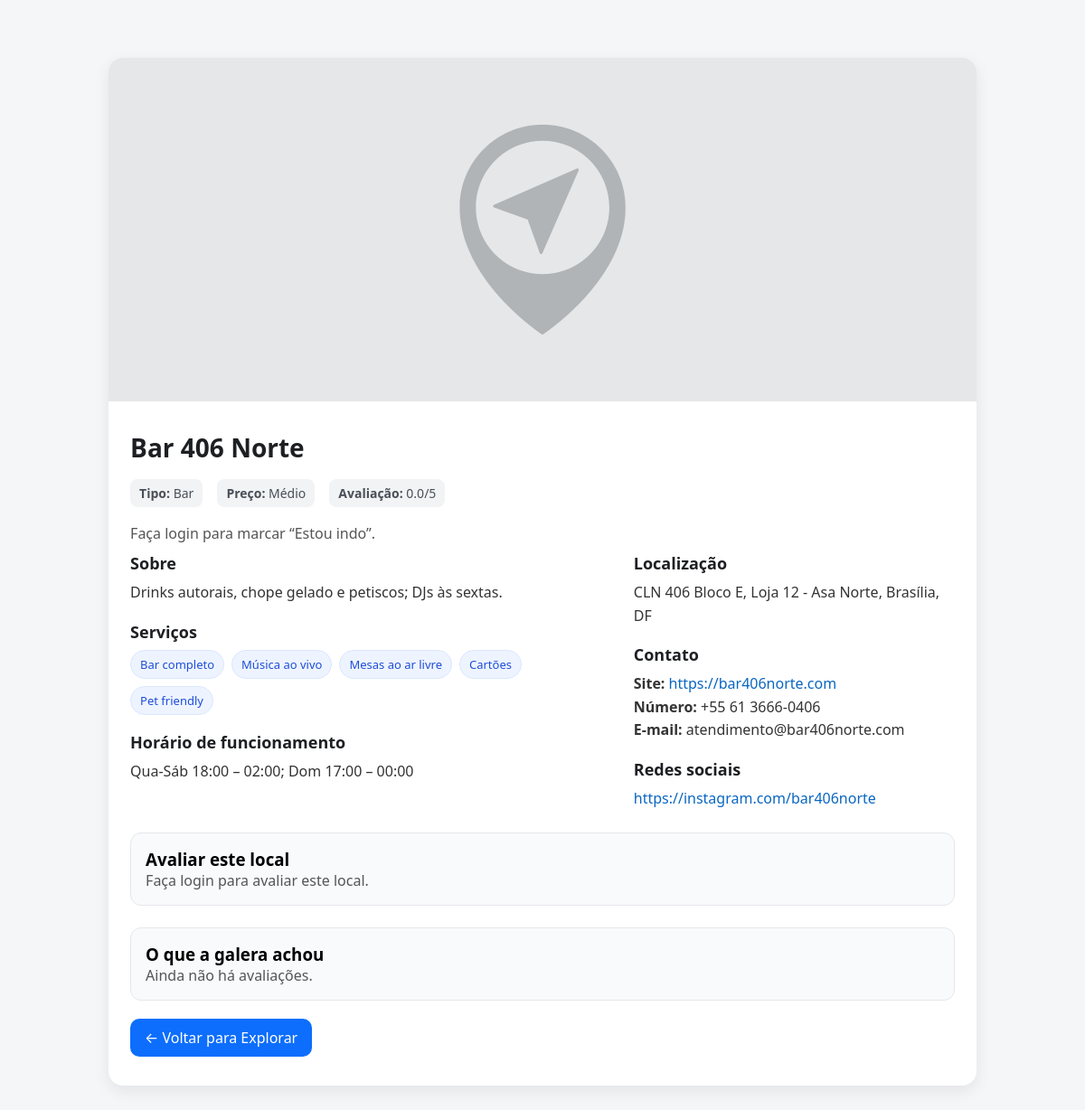
Screenshot of /locais/detalhes.php?id=18 with the database file from the repository.
### tables this page shows
CREATE TABLE `locais` (
  `id_local` INT(11) NOT NULL AUTO_INCREMENT,
  `nome`     VARCHAR(120) NOT NULL,
  `tipo`     ENUM(
               'Restaurante','Bar','Cafeteria','Lanchonete','Pizzaria','Pub','Balada',
               'Parque','Trilha','Praça','Museu','Teatro','Cinema','Show','Evento',
               'Feira','Mercado','Centro Cultural','Atração Turística','Outro'
             ) NOT NULL,
  `descricao`              TEXT DEFAULT NULL,
  `endereco`               VARCHAR(255) NOT NULL,
  `faixa_preco`            ENUM('Econômico','Médio','Alto') NOT NULL,
  `horario_funcionamento`  TEXT DEFAULT NULL,
  `site`                   VARCHAR(255) DEFAULT NULL,
  `telefone`               VARCHAR(25)  DEFAULT NULL,
  `email_contato`          VARCHAR(120) DEFAULT NULL,
  `redes_sociais`          TEXT DEFAULT NULL,
  `servicos`               TEXT DEFAULT NULL,
  `imagem_capa`            VARCHAR(255) DEFAULT NULL,
  `avaliacao_media`        FLOAT DEFAULT 0,
  `criado_em`              TIMESTAMP NOT NULL DEFAULT CURRENT_TIMESTAMP,
  `atualizado_em`          TIMESTAMP NOT NULL DEFAULT CURRENT_TIMESTAMP ON UPDATE CURRENT_TIMESTAMP,
  PRIMARY KEY (`id_local`),
  KEY `idx_locais_tipo` (`tipo`),
  KEY `idx_locais_faixa` (`faixa_preco`),
  KEY `idx_locais_nome`  (`nome`)
);

### bd/auth.php (called while the page is built, shortened)
<?php
if (!function_exists('current_user_id')) {
    function current_user_id() {
        return $_SESSION['id_usuario']
            ?? $_SESSION['user_id']
            ?? ($_SESSION['usuario']['id_usuario'] ?? null)
            ?? ($_SESSION['user']['id_usuario'] ?? null)
            ?? ($_SESSION['auth']['id_usuario'] ?? null);
    }
}

### locais/detalhes.php (the view, shortened to what this page needs)
<?php
require_once __DIR__ . '/../bd/auth.php';
$pdo = pdo();
$id_local = (int)$_GET['id'];
try {
  $stmt = $pdo->prepare("SELECT * FROM locais WHERE id_local = :id");
  $stmt->bindValue(':id', $id_local, PDO::PARAM_INT);
  $stmt->execute();
  $local = $stmt->fetch(PDO::FETCH_ASSOC);
} catch (PDOException $e) {
  echo "<h3>Erro ao carregar informações do local.</h3>";
  exit;
}
$nome        = htmlspecialchars($local['nome'] ?? '');
$tipo        = htmlspecialchars($local['tipo'] ?? '');
$descricao   = nl2br(htmlspecialchars($local['descricao'] ?? ''));
$endereco    = htmlspecialchars($local['endereco'] ?? '');
$faixa       = htmlspecialchars($local['faixa_preco'] ?? '');
$horario     = nl2br(htmlspecialchars($local['horario_funcionamento'] ?? ''));
$site        = trim($local['site'] ?? '');
$telefone    = htmlspecialchars($local['telefone'] ?? '');
$email       = htmlspecialchars($local['email_contato'] ?? '');
$redes_raw   = trim($local['redes_sociais'] ?? '');
$servicos_raw= trim($local['servicos'] ?? '');
$avaliacao   = number_format((float)($local['avaliacao_media'] ?? 0), 1);
$imagem_capa = "../img/capa-locais/" . htmlspecialchars($local['imagem_capa'] ?: 'default-profile.jpg');
function explode_list($str) {
  $parts = array_map('trim', explode(',', $str));
  return array_values(array_filter($parts, fn($v) => $v !== ''));
}
$servicos = array_map('htmlspecialchars', explode_list($servicos_raw));
$redes = explode_list($redes_raw);
$redes_links = array_map(function($link) {
  $link = trim($link);
  $label = htmlspecialchars($link);
  if (!preg_match('~^https?://~i', $link)) { $link = 'https://' . $link; }
  $href = htmlspecialchars($link);
  return "<a href=\"$href\" target=\"_blank\" rel=\"noopener noreferrer\">$label</a>";
}, $redes);
$site_link = '';
if ($site !== '') {
  $href = htmlspecialchars((preg_match('~^https?://~i', $site) ? $site : "https://$site"));
  $site_link = "<a href=\"$href\" target=\"_blank\" rel=\"noopener noreferrer\">$href</a>";
}
$id_usuario_logado = current_user_id();
$ja_indo = false;
$minha_avaliacao = null;
$st2 = $pdo->prepare("
  SELECT a.nota, a.comentario, a.criado_em, u.nome
  FROM avaliacoes a
  JOIN usuario u ON u.id_usuario = a.id_usuario
  WHERE a.id_local = ?
  ORDER BY a.criado_em DESC
");
$st2->execute([$id_local]);
$avaliacoes = $st2->fetchAll(PDO::FETCH_ASSOC);
$jaMarcou = $ja_indo;
?>
<!DOCTYPE html>
<html lang="pt-br">
<head>
  <link rel="stylesheet" href="../css/style.css">
</head>
<body>
  <div class="detalhes-wrap">
    <div class="card">
      <img class="hero" src="<?= $imagem_capa ?>" alt="Imagem de <?= $nome ?>">
      <div class="content">
        <h1><?= $nome ?></h1>
        <div class="meta">
          <span><strong>Tipo:</strong> <?= $tipo ?: '—' ?></span>
          <span><strong>Preço:</strong> <?= $faixa ?: '—' ?></span>
          <span><strong>Avaliação:</strong> <?= $avaliacao ?>/5</span>
        </div>
        <?php if ($id_usuario_logado): ?>
          <div style="display: flex; gap: 10px; align-items: center; flex-wrap: wrap;">
            <?php if (!$jaMarcou): ?>
              <a href="ir.php?id_local=<?= $id_local ?>" class="btn-ir">🚶 Estou indo</a>
            <?php else: ?>
              <div class="btn-ir-disabled">✔ Você marcou que vai</div>
              <a href="ir.php?id_local=<?= $id_local ?>&acao=cancelar"
                class="btn-ir" style="background: #dc2626;">✖ Cancelar ida</a>
            <?php endif; ?>
          </div>
        <?php else: ?>
          <p class="muted">Faça login para marcar “Estou indo”.</p>
        <?php endif; ?>
        <div class="grid">
          <div class="section">
            <h3>Sobre</h3>
            <p class="list"><?= $descricao ?: '<span class="muted">Sem descrição.</span>' ?></p>
            <h3 style="margin-top:18px;">Serviços</h3>
            <?php if ($servicos): ?>
              <div class="chips">
                <?php foreach ($servicos as $tag): ?>
                  <span class="chip"><?= $tag ?></span>
                <?php endforeach; ?>
              </div>
            <?php else: ?>
              <p class="muted">Nenhum serviço informado.</p>
            <?php endif; ?>
            <h3 style="margin-top:18px;">Horário de funcionamento</h3>
            <p class="list"><?= $horario ?: '<span class="muted">Não informado.</span>' ?></p>
          </div>
          <div class="section">
            <h3>Localização</h3>
            <p class="list"><?= $endereco ?: '<span class="muted">Não informado.</span>' ?></p>
            <h3 style="margin-top:18px;">Contato</h3>
            <p class="list"><strong>Site:</strong> <span class="links"><?= $site_link ?: '<span class="muted">—</span>' ?></span></p>
            <p class="list"><strong>Número:</strong> <?= $telefone ?: '<span class="muted">—</span>' ?></p>
            <p class="list"><strong>E-mail:</strong> <?= $email ?: '<span class="muted">—</span>' ?></p>
            <h3 style="margin-top:18px;">Redes sociais</h3>
            <?php if ($redes_links): ?>
              <div class="list links" style="display:flex; flex-direction:column; gap:6px;">
                <?= implode('<br>', $redes_links) ?>
              </div>
            <?php else: ?>
              <p class="muted">Nenhuma rede social informada.</p>
            <?php endif; ?>
          </div>
        </div>
        <div class="av-card">
          <h3>Avaliar este local</h3>
          <?php if ($id_usuario_logado): ?>
            <form method="POST" action="avaliar.php">
              <input type="hidden" name="id_local" value="<?= (int)$id_local ?>">
              <div class="rate-row">
                <span class="muted">Sua nota:</span>
                <div class="stars-input">
                  <?php $nota_sel = (int)($minha_avaliacao['nota'] ?? 0); ?>
                  <?php for ($i=5; $i>=1; $i--): ?>
                    <input type="radio" id="star<?= $i ?>" name="nota" value="<?= $i ?>" <?= $nota_sel === $i ? 'checked' : '' ?>>
                    <label for="star<?= $i ?>">★</label>
                  <?php endfor; ?>
                </div>
              </div>
              <textarea name="comentario" class="av-text" placeholder="Conte rapidamente sua experiência (opcional)"><?= htmlspecialchars($minha_avaliacao['comentario'] ?? '') ?></textarea>
              <br>
              <button class="btn-prim" type="submit"><?= $minha_avaliacao ? 'Atualizar avaliação' : 'Enviar avaliação' ?></button>
            </form>
          <?php else: ?>
            <p class="muted">Faça login para avaliar este local.</p>
          <?php endif; ?>
        </div>
        <div class="av-card">
          <h3>O que a galera achou</h3>
          <?php if (!$avaliacoes): ?>
            <p class="muted">Ainda não há avaliações.</p>
          <?php endif; ?>
        </div>
        <a href="explorar.php" class="btn-voltar">← Voltar para Explorar</a>
      </div>
    </div>
  </div>
</body>
</html>

### css/style.css (style rules this page uses)
* { margin: 0; padding: 0; box-sizing: border-box; }
body { font-family: system-ui, Arial; display: flex; justify-content: center; align-items: center; min-height: 100vh; padding: 24px; background-color: #f4f4f4; }
.btn-voltar { display: inline-block; margin-top: 25px; background: #0078ff; color: white; padding: 10px 20px; border-radius: 6px; text-decoration: none; transition: background 0.3s; }

### locais/detalhes.php (style rules this page uses)
body { background:#f5f6f8; font-family: system-ui, -apple-system, Segoe UI, Roboto, Arial, sans-serif; }
.detalhes-wrap { max-width: 1040px; margin: 40px auto; padding: 0 16px; }
.card { background:#fff; border-radius:16px; box-shadow:0 6px 18px rgba(0,0,0,.08); overflow:hidden; }
.hero { width:100%; height:380px; object-fit:cover; display:block; }
.content { padding:24px; }
h1 { margin:8px 0 16px; font-size:28px; color:#1d1f23; }
.meta { display:flex; flex-wrap:wrap; gap:16px; color:#4a4f57; margin-bottom:18px; }
.meta span { background:#f1f3f5; padding:6px 10px; border-radius:8px; font-size:14px; }
.grid { display:grid; grid-template-columns: 1.2fr .8fr; gap:24px; }
.section h3 { margin:10px 0 8px; font-size:18px; color:#1d1f23; }
.muted { color:#555; }
.chips { display:flex; flex-wrap:wrap; gap:8px; margin-top:8px; }
.chip { background:#eef4ff; color:#1d4ed8; border:1px solid #dbe7ff; padding:6px 10px; border-radius:999px; font-size:13px; }
.list { line-height:1.6; color:#333; }
.links a { color:#0a66c2; text-decoration:none; }
.btn-voltar { display:inline-block; margin:20px 0 8px; background:#0d6efd; color:#fff; padding:10px 16px; border-radius:10px; text-decoration:none; }
.av-card { margin-top: 24px; padding: 16px; background:#f8fafc; border:1px solid #e5e7eb; border-radius:12px; }

### rows the page displays
locais: imagem_capa (placeholder picture), nome "Bar 406 Norte", tipo "Bar", faixa_preco "Médio", avaliacao_media "0.0", descricao "Drinks autorais, chope gelado e petiscos; DJs às sextas.", servicos "Bar completo", servicos "Música ao vivo", servicos "Mesas ao ar livre", servicos "Cartões", servicos "Pet friendly", horario_funcionamento "Qua-Sáb 18:00 – 02:00; Dom 17:00 – 00:00", endereco "CLN 406 Bloco E, Loja 12 - Asa Norte, Brasília, DF", site "https://bar406norte.com", telefone "+55 61 3666-0406", email_contato "atendimento@bar406norte.com"

### other values shown
$label "https://instagram.com/bar406norte"
